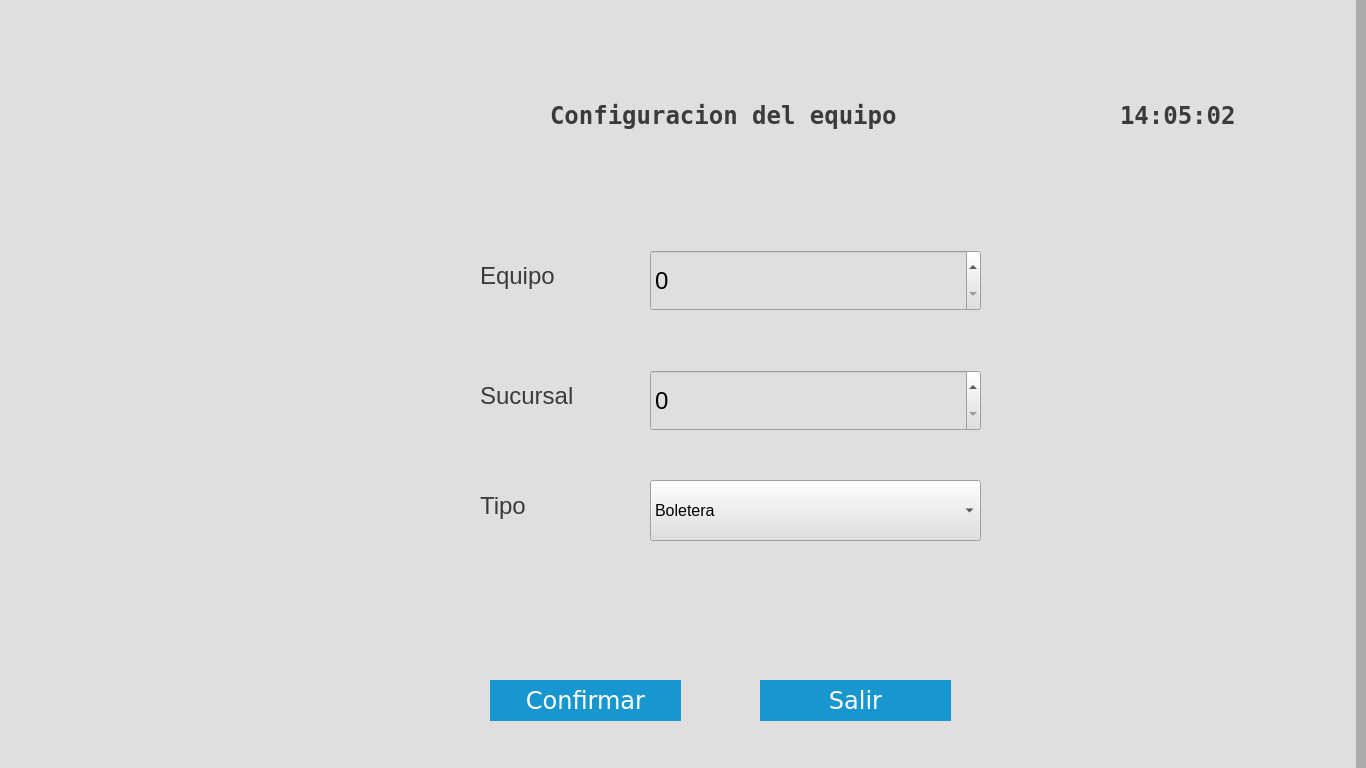
<?xml version="1.0" encoding="UTF-8"?>
<ui version="4.0">
 <class>Dialog</class>
 <widget class="QDialog" name="Dialog">
  <property name="geometry">
   <rect>
    <x>0</x>
    <y>0</y>
    <width>1366</width>
    <height>768</height>
   </rect>
  </property>
  <property name="minimumSize">
   <size>
    <width>1366</width>
    <height>768</height>
   </size>
  </property>
  <property name="maximumSize">
   <size>
    <width>1366</width>
    <height>768</height>
   </size>
  </property>
  <property name="windowTitle">
   <string>Dialog</string>
  </property>
  <property name="styleSheet">
   <string notr="true">background-color:rgb(171, 171, 171);</string>
  </property>
  <widget class="QStackedWidget" name="stackedWidget">
   <property name="geometry">
    <rect>
     <x>-10</x>
     <y>0</y>
     <width>1366</width>
     <height>768</height>
    </rect>
   </property>
   <property name="minimumSize">
    <size>
     <width>1366</width>
     <height>768</height>
    </size>
   </property>
   <property name="maximumSize">
    <size>
     <width>1366</width>
     <height>768</height>
    </size>
   </property>
   <property name="font">
    <font>
     <family>Apple Garamond Light</family>
     <pointsize>48</pointsize>
     <italic>true</italic>
    </font>
   </property>
   <property name="styleSheet">
    <string notr="true">background-color:rgb(223, 223, 223)</string>
   </property>
   <property name="currentIndex">
    <number>0</number>
   </property>
   <widget class="QWidget" name="page_0">
    <widget class="QLabel" name="label_29">
     <property name="geometry">
      <rect>
       <x>-410</x>
       <y>350</y>
       <width>491</width>
       <height>31</height>
      </rect>
     </property>
     <property name="font">
      <font>
       <pointsize>25</pointsize>
      </font>
     </property>
     <property name="styleSheet">
      <string notr="true">color:rgb(89, 89, 89)</string>
     </property>
     <property name="text">
      <string>24-05-2017</string>
     </property>
    </widget>
    <widget class="QLabel" name="label_30">
     <property name="geometry">
      <rect>
       <x>1130</x>
       <y>100</y>
       <width>181</width>
       <height>31</height>
      </rect>
     </property>
     <property name="font">
      <font>
       <family>DejaVu Sans Mono</family>
       <pointsize>18</pointsize>
       <weight>75</weight>
       <bold>true</bold>
      </font>
     </property>
     <property name="styleSheet">
      <string notr="true">background-color:transparent;
color:rgb(59, 59, 59)</string>
     </property>
     <property name="text">
      <string>14:05:02</string>
     </property>
    </widget>
    <widget class="QSpinBox" name="equipo">
     <property name="geometry">
      <rect>
       <x>660</x>
       <y>250</y>
       <width>331</width>
       <height>61</height>
      </rect>
     </property>
     <property name="font">
      <font>
       <pointsize>18</pointsize>
       <weight>50</weight>
       <bold>false</bold>
      </font>
     </property>
     <property name="maximum">
      <number>9999</number>
     </property>
     <property name="value">
      <number>0</number>
     </property>
    </widget>
    <widget class="QSpinBox" name="sucursal">
     <property name="geometry">
      <rect>
       <x>660</x>
       <y>370</y>
       <width>331</width>
       <height>61</height>
      </rect>
     </property>
     <property name="font">
      <font>
       <pointsize>18</pointsize>
       <weight>50</weight>
       <bold>false</bold>
      </font>
     </property>
     <property name="maximum">
      <number>9999</number>
     </property>
    </widget>
    <widget class="QComboBox" name="tipo">
     <property name="geometry">
      <rect>
       <x>660</x>
       <y>480</y>
       <width>331</width>
       <height>61</height>
      </rect>
     </property>
     <property name="font">
      <font>
       <pointsize>12</pointsize>
       <weight>50</weight>
       <bold>false</bold>
      </font>
     </property>
     <property name="autoFillBackground">
      <bool>false</bool>
     </property>
     <item>
      <property name="text">
       <string>Boletera</string>
      </property>
     </item>
     <item>
      <property name="text">
       <string>Cajero</string>
      </property>
     </item>
     <item>
      <property name="text">
       <string>Salida</string>
      </property>
     </item>
     <item>
      <property name="text">
       <string>Publicidad</string>
      </property>
     </item>
    </widget>
    <widget class="QLabel" name="nomPlaza_9">
     <property name="geometry">
      <rect>
       <x>490</x>
       <y>240</y>
       <width>171</width>
       <height>71</height>
      </rect>
     </property>
     <property name="font">
      <font>
       <family>Ubuntu</family>
       <pointsize>18</pointsize>
       <weight>50</weight>
       <bold>false</bold>
      </font>
     </property>
     <property name="styleSheet">
      <string notr="true">background-color:transparent;
color:rgb(59, 59, 59)</string>
     </property>
     <property name="text">
      <string>Equipo</string>
     </property>
    </widget>
    <widget class="QLabel" name="nomPlaza_10">
     <property name="geometry">
      <rect>
       <x>490</x>
       <y>360</y>
       <width>171</width>
       <height>71</height>
      </rect>
     </property>
     <property name="font">
      <font>
       <family>Ubuntu</family>
       <pointsize>18</pointsize>
       <weight>50</weight>
       <bold>false</bold>
      </font>
     </property>
     <property name="styleSheet">
      <string notr="true">background-color:transparent;
color:rgb(59, 59, 59)</string>
     </property>
     <property name="text">
      <string>Sucursal</string>
     </property>
    </widget>
    <widget class="QLabel" name="nomPlaza_11">
     <property name="geometry">
      <rect>
       <x>490</x>
       <y>470</y>
       <width>171</width>
       <height>71</height>
      </rect>
     </property>
     <property name="font">
      <font>
       <family>Ubuntu</family>
       <pointsize>18</pointsize>
       <weight>50</weight>
       <bold>false</bold>
      </font>
     </property>
     <property name="styleSheet">
      <string notr="true">background-color:transparent;
color:rgb(59, 59, 59)</string>
     </property>
     <property name="text">
      <string>Tipo</string>
     </property>
    </widget>
    <widget class="QPushButton" name="bconfirmar">
     <property name="geometry">
      <rect>
       <x>500</x>
       <y>680</y>
       <width>191</width>
       <height>41</height>
      </rect>
     </property>
     <property name="font">
      <font>
       <family>DejaVu Sans</family>
       <pointsize>18</pointsize>
      </font>
     </property>
     <property name="styleSheet">
      <string notr="true">BACKGROUND-COLOR:rgb(23, 150, 208);
COLOR:rgb(255, 255, 255);
BORDER-RADIUS:80%</string>
     </property>
     <property name="text">
      <string>Confirmar</string>
     </property>
    </widget>
    <widget class="QPushButton" name="bsalir2">
     <property name="geometry">
      <rect>
       <x>770</x>
       <y>680</y>
       <width>191</width>
       <height>41</height>
      </rect>
     </property>
     <property name="font">
      <font>
       <family>DejaVu Sans</family>
       <pointsize>18</pointsize>
      </font>
     </property>
     <property name="styleSheet">
      <string notr="true">BACKGROUND-COLOR:rgb(23, 150, 208);
COLOR:rgb(255, 255, 255);
BORDER-RADIUS:80%</string>
     </property>
     <property name="text">
      <string>Salir</string>
     </property>
    </widget>
    <widget class="QLabel" name="nomPlaza_12">
     <property name="geometry">
      <rect>
       <x>560</x>
       <y>80</y>
       <width>371</width>
       <height>71</height>
      </rect>
     </property>
     <property name="font">
      <font>
       <family>DejaVu Sans Mono</family>
       <pointsize>18</pointsize>
       <weight>75</weight>
       <bold>true</bold>
      </font>
     </property>
     <property name="styleSheet">
      <string notr="true">background-color:transparent;
color:rgb(59, 59, 59)</string>
     </property>
     <property name="text">
      <string>Configuracion del equipo</string>
     </property>
    </widget>
    <widget class="QLabel" name="nomPlaza_13">
     <property name="geometry">
      <rect>
       <x>90</x>
       <y>70</y>
       <width>181</width>
       <height>81</height>
      </rect>
     </property>
     <property name="font">
      <font>
       <family>Ubuntu</family>
       <pointsize>18</pointsize>
       <weight>50</weight>
       <bold>false</bold>
      </font>
     </property>
     <property name="contextMenuPolicy">
      <enum>Qt::NoContextMenu</enum>
     </property>
     <property name="styleSheet">
      <string notr="true">background-color:transparent;
color:rgb(59, 59, 59)</string>
     </property>
     <property name="text">
      <string/>
     </property>
     <property name="pixmap">
      <pixmap>../../iconos/logo2.png</pixmap>
     </property>
     <property name="scaledContents">
      <bool>true</bool>
     </property>
    </widget>
   </widget>
   <widget class="QWidget" name="page_2">
    <widget class="QPushButton" name="bvolver">
     <property name="geometry">
      <rect>
       <x>510</x>
       <y>660</y>
       <width>211</width>
       <height>51</height>
      </rect>
     </property>
     <property name="font">
      <font>
       <family>DejaVu Sans</family>
       <pointsize>18</pointsize>
      </font>
     </property>
     <property name="styleSheet">
      <string notr="true">BACKGROUND-COLOR:rgb(222, 25, 25);
COLOR:rgb(255, 255, 255);
</string>
     </property>
     <property name="text">
      <string>VOLVER</string>
     </property>
    </widget>
    <widget class="QPushButton" name="bsalir">
     <property name="geometry">
      <rect>
       <x>730</x>
       <y>660</y>
       <width>211</width>
       <height>51</height>
      </rect>
     </property>
     <property name="font">
      <font>
       <family>DejaVu Sans</family>
       <pointsize>18</pointsize>
      </font>
     </property>
     <property name="styleSheet">
      <string notr="true">BACKGROUND-COLOR:rgb(222, 25, 25);
COLOR:rgb(255, 255, 255);
</string>
     </property>
     <property name="text">
      <string>SALIR</string>
     </property>
    </widget>
    <widget class="QLabel" name="nomPlaza_8">
     <property name="geometry">
      <rect>
       <x>70</x>
       <y>330</y>
       <width>971</width>
       <height>71</height>
      </rect>
     </property>
     <property name="font">
      <font>
       <family>Ubuntu</family>
       <pointsize>26</pointsize>
       <weight>50</weight>
       <bold>false</bold>
      </font>
     </property>
     <property name="styleSheet">
      <string notr="true">background-color:transparent;
color:rgb(59, 59, 59)</string>
     </property>
     <property name="text">
      <string>Es necesario reiniciar el equipo para aplicar los cambios</string>
     </property>
    </widget>
    <widget class="QPushButton" name="bvolver_2">
     <property name="geometry">
      <rect>
       <x>1050</x>
       <y>350</y>
       <width>191</width>
       <height>41</height>
      </rect>
     </property>
     <property name="font">
      <font>
       <family>DejaVu Sans</family>
       <pointsize>18</pointsize>
      </font>
     </property>
     <property name="styleSheet">
      <string notr="true">BACKGROUND-COLOR:rgb(23, 150, 208);
COLOR:rgb(255, 255, 255);
BORDER-RADIUS:80%</string>
     </property>
     <property name="text">
      <string>Reiniciar</string>
     </property>
    </widget>
   </widget>
   <widget class="QWidget" name="page">
    <widget class="QLabel" name="avisoInserta_2">
     <property name="geometry">
      <rect>
       <x>500</x>
       <y>210</y>
       <width>371</width>
       <height>41</height>
      </rect>
     </property>
     <property name="font">
      <font>
       <family>Sans</family>
       <pointsize>20</pointsize>
       <weight>50</weight>
       <italic>false</italic>
       <bold>false</bold>
      </font>
     </property>
     <property name="styleSheet">
      <string notr="true">background-color:transparent;
color:rgb(255, 255, 255);</string>
     </property>
     <property name="text">
      <string>---&gt; Inserta tu boleto &lt;---</string>
     </property>
    </widget>
    <widget class="QLabel" name="label_17">
     <property name="geometry">
      <rect>
       <x>510</x>
       <y>130</y>
       <width>361</width>
       <height>61</height>
      </rect>
     </property>
     <property name="font">
      <font>
       <family>Mayan</family>
       <pointsize>45</pointsize>
       <weight>50</weight>
       <bold>false</bold>
      </font>
     </property>
     <property name="styleSheet">
      <string notr="true">background-color:transparent;
color:rgb(118, 232, 69)</string>
     </property>
     <property name="text">
      <string>Bienvenido!</string>
     </property>
    </widget>
    <widget class="QPushButton" name="bboletoPerdido_2">
     <property name="geometry">
      <rect>
       <x>670</x>
       <y>781</y>
       <width>441</width>
       <height>71</height>
      </rect>
     </property>
     <property name="font">
      <font>
       <family>DejaVu Sans</family>
       <pointsize>14</pointsize>
       <weight>50</weight>
       <italic>false</italic>
       <bold>false</bold>
       <underline>false</underline>
      </font>
     </property>
     <property name="styleSheet">
      <string notr="true">background-color:rrrrgb(255, 255, 255);
color:rgb(255, 255, 255);
border-radius:20%</string>
     </property>
     <property name="text">
      <string>Boleto Perdido</string>
     </property>
     <property name="icon">
      <iconset>
       <normaloff>../../cajeroFisico/.designer/iconos/warning.png</normaloff>../../cajeroFisico/.designer/iconos/warning.png</iconset>
     </property>
    </widget>
    <widget class="Line" name="line_2">
     <property name="geometry">
      <rect>
       <x>70</x>
       <y>60</y>
       <width>331</width>
       <height>31</height>
      </rect>
     </property>
     <property name="styleSheet">
      <string notr="true">background-color:qlineargradient(spread:pad, x1:0, y1:0.00568182, x2:1, y2:1, stop:1 rgba(255, 255, 255, 0))</string>
     </property>
     <property name="lineWidth">
      <number>2</number>
     </property>
     <property name="orientation">
      <enum>Qt::Horizontal</enum>
     </property>
    </widget>
    <widget class="QPushButton" name="bnCerrarSesion">
     <property name="geometry">
      <rect>
       <x>540</x>
       <y>610</y>
       <width>281</width>
       <height>51</height>
      </rect>
     </property>
     <property name="font">
      <font>
       <family>Roboto</family>
       <pointsize>13</pointsize>
       <weight>75</weight>
       <italic>true</italic>
       <bold>true</bold>
      </font>
     </property>
     <property name="styleSheet">
      <string notr="true">border-radius:20%;
background:rgb(233, 63, 63);
color:rgb(255, 255, 255)</string>
     </property>
     <property name="text">
      <string>CERRAR SESIÓN</string>
     </property>
    </widget>
    <widget class="QLabel" name="label_8">
     <property name="geometry">
      <rect>
       <x>560</x>
       <y>310</y>
       <width>241</width>
       <height>231</height>
      </rect>
     </property>
     <property name="text">
      <string/>
     </property>
     <property name="pixmap">
      <pixmap>../imagenes/outputQR.png</pixmap>
     </property>
     <property name="scaledContents">
      <bool>true</bool>
     </property>
    </widget>
    <widget class="QLabel" name="label_9">
     <property name="geometry">
      <rect>
       <x>1100</x>
       <y>80</y>
       <width>181</width>
       <height>31</height>
      </rect>
     </property>
     <property name="font">
      <font>
       <pointsize>25</pointsize>
      </font>
     </property>
     <property name="styleSheet">
      <string notr="true">color:rgb(255, 255, 255)</string>
     </property>
     <property name="text">
      <string>14:05:02</string>
     </property>
    </widget>
    <widget class="QLabel" name="label_10">
     <property name="geometry">
      <rect>
       <x>1080</x>
       <y>20</y>
       <width>211</width>
       <height>31</height>
      </rect>
     </property>
     <property name="font">
      <font>
       <pointsize>25</pointsize>
      </font>
     </property>
     <property name="styleSheet">
      <string notr="true">color:rgb(255, 255, 255)</string>
     </property>
     <property name="text">
      <string>24-05-2017</string>
     </property>
    </widget>
    <widget class="Line" name="line_3">
     <property name="geometry">
      <rect>
       <x>1070</x>
       <y>50</y>
       <width>221</width>
       <height>31</height>
      </rect>
     </property>
     <property name="styleSheet">
      <string notr="true">background-color:qlineargradient(spread:pad, x1:0, y1:0.00568182, x2:1, y2:1, stop:1 rgba(255, 255, 255, 0))</string>
     </property>
     <property name="lineWidth">
      <number>2</number>
     </property>
     <property name="orientation">
      <enum>Qt::Horizontal</enum>
     </property>
    </widget>
    <widget class="QLabel" name="label_11">
     <property name="geometry">
      <rect>
       <x>30</x>
       <y>630</y>
       <width>110</width>
       <height>110</height>
      </rect>
     </property>
     <property name="text">
      <string/>
     </property>
     <property name="pixmap">
      <pixmap>../imagenes/9570924_300x300.jpg</pixmap>
     </property>
     <property name="scaledContents">
      <bool>true</bool>
     </property>
    </widget>
    <widget class="QLabel" name="label_12">
     <property name="geometry">
      <rect>
       <x>2310</x>
       <y>730</y>
       <width>110</width>
       <height>110</height>
      </rect>
     </property>
     <property name="text">
      <string/>
     </property>
     <property name="pixmap">
      <pixmap>../imagenes/l.png</pixmap>
     </property>
     <property name="scaledContents">
      <bool>true</bool>
     </property>
    </widget>
    <widget class="QLabel" name="nomPlaza_3">
     <property name="geometry">
      <rect>
       <x>40</x>
       <y>20</y>
       <width>461</width>
       <height>51</height>
      </rect>
     </property>
     <property name="font">
      <font>
       <family>Apple Garamond Light</family>
       <pointsize>48</pointsize>
       <weight>50</weight>
       <bold>false</bold>
      </font>
     </property>
     <property name="styleSheet">
      <string notr="true">background-color:transparent;
color:rgb(101, 179, 0)</string>
     </property>
     <property name="text">
      <string>ESTACIONAMIENTO</string>
     </property>
     <property name="scaledContents">
      <bool>true</bool>
     </property>
    </widget>
    <widget class="QLabel" name="nomLoc_3">
     <property name="geometry">
      <rect>
       <x>100</x>
       <y>80</y>
       <width>241</width>
       <height>31</height>
      </rect>
     </property>
     <property name="font">
      <font>
       <family>Droid Sans Georgian</family>
       <pointsize>20</pointsize>
       <weight>50</weight>
       <bold>false</bold>
      </font>
     </property>
     <property name="styleSheet">
      <string notr="true">background-color:transparent;
color:rgb(158, 158, 158)</string>
     </property>
     <property name="text">
      <string>CDMX</string>
     </property>
    </widget>
    <widget class="QLabel" name="label_13">
     <property name="geometry">
      <rect>
       <x>1230</x>
       <y>630</y>
       <width>110</width>
       <height>110</height>
      </rect>
     </property>
     <property name="text">
      <string/>
     </property>
     <property name="pixmap">
      <pixmap>../imagenes/l.png</pixmap>
     </property>
     <property name="scaledContents">
      <bool>true</bool>
     </property>
    </widget>
    <widget class="QPushButton" name="bnConfirmarDesc">
     <property name="geometry">
      <rect>
       <x>1010</x>
       <y>380</y>
       <width>281</width>
       <height>51</height>
      </rect>
     </property>
     <property name="font">
      <font>
       <family>Roboto</family>
       <pointsize>12</pointsize>
       <weight>75</weight>
       <italic>true</italic>
       <bold>true</bold>
       <underline>false</underline>
      </font>
     </property>
     <property name="styleSheet">
      <string notr="true">background-color:rgb(66, 174, 70);
color:rgb(255, 255, 255);
border-radius:20%</string>
     </property>
     <property name="text">
      <string>CONFIRMAR DESCUENTO</string>
     </property>
    </widget>
    <widget class="QPushButton" name="bnCancelarDesc">
     <property name="geometry">
      <rect>
       <x>1010</x>
       <y>460</y>
       <width>281</width>
       <height>51</height>
      </rect>
     </property>
     <property name="font">
      <font>
       <family>Roboto</family>
       <pointsize>12</pointsize>
       <weight>75</weight>
       <italic>true</italic>
       <bold>true</bold>
       <underline>false</underline>
      </font>
     </property>
     <property name="styleSheet">
      <string notr="true">background:rgb(233, 63, 63);
color:rgb(255, 255, 255);
border-radius:20%;</string>
     </property>
     <property name="text">
      <string>CANCELAR DESCUENTO</string>
     </property>
    </widget>
    <widget class="QLabel" name="mensajeServer">
     <property name="geometry">
      <rect>
       <x>90</x>
       <y>260</y>
       <width>351</width>
       <height>261</height>
      </rect>
     </property>
     <property name="font">
      <font>
       <family>Droid Serif</family>
       <pointsize>24</pointsize>
       <weight>75</weight>
       <italic>true</italic>
       <bold>true</bold>
      </font>
     </property>
     <property name="styleSheet">
      <string notr="true">color:rgb(255, 255, 255)</string>
     </property>
     <property name="text">
      <string/>
     </property>
    </widget>
    <widget class="QPushButton" name="bnApagar_2">
     <property name="geometry">
      <rect>
       <x>170</x>
       <y>680</y>
       <width>131</width>
       <height>41</height>
      </rect>
     </property>
     <property name="font">
      <font>
       <family>Sans Serif</family>
       <weight>75</weight>
       <italic>false</italic>
       <bold>true</bold>
      </font>
     </property>
     <property name="styleSheet">
      <string notr="true">background-color:rgb(104, 2, 2);
color:rgb(255, 255, 255);
border-radius:20%</string>
     </property>
     <property name="text">
      <string>Apagar</string>
     </property>
    </widget>
   </widget>
  </widget>
  <widget class="QPushButton" name="bnborrar">
   <property name="geometry">
    <rect>
     <x>400</x>
     <y>810</y>
     <width>131</width>
     <height>41</height>
    </rect>
   </property>
   <property name="font">
    <font>
     <family>Sans Serif</family>
     <weight>75</weight>
     <italic>false</italic>
     <bold>true</bold>
    </font>
   </property>
   <property name="styleSheet">
    <string notr="true">background-color:rgb(104, 2, 2);
color:rgb(0, 0, 0);
border-radius:20%</string>
   </property>
   <property name="text">
    <string>Borrar</string>
   </property>
  </widget>
  <widget class="QPushButton" name="bconfirmavol">
   <property name="geometry">
    <rect>
     <x>210</x>
     <y>860</y>
     <width>321</width>
     <height>61</height>
    </rect>
   </property>
   <property name="font">
    <font>
     <family>Sans Serif</family>
     <pointsize>14</pointsize>
     <weight>75</weight>
     <italic>false</italic>
     <bold>true</bold>
     <underline>false</underline>
    </font>
   </property>
   <property name="styleSheet">
    <string notr="true">background-color:rrgb(255, 255, 255);
color:rgb(255, 255, 255);
border-radius:20%</string>
   </property>
   <property name="text">
    <string>Confirmar</string>
   </property>
  </widget>
 </widget>
 <resources/>
 <connections/>
</ui>
